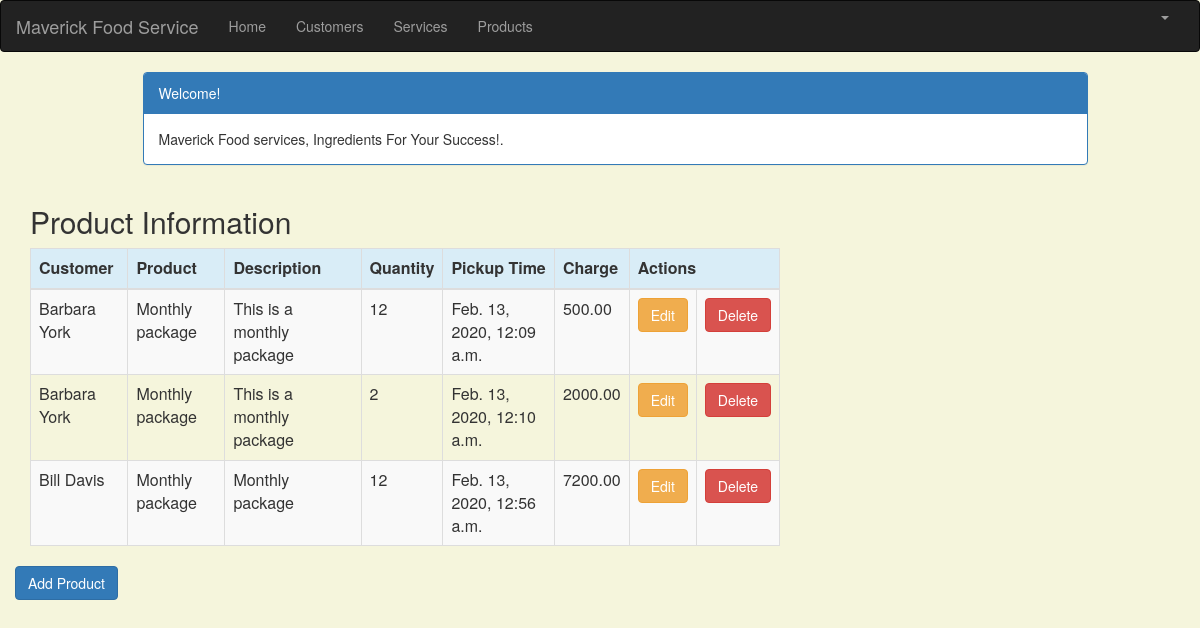
Before: /product_list (signed in) with the older database file.
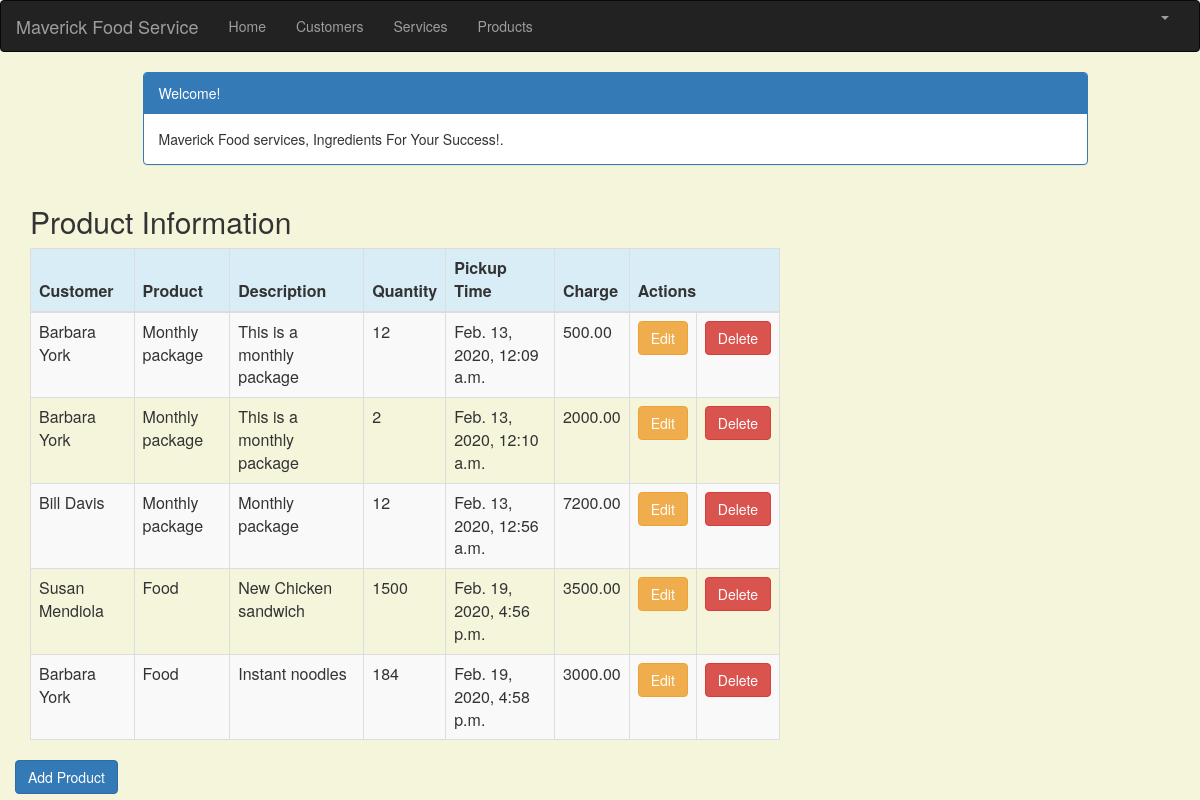
After: the same page with the newer database file.
### crm/models.py (models this page shows, shortened)
class Product(models.Model):
    cust_name = models.ForeignKey(Customer, on_delete=models.CASCADE, related_name='products')
    product = models.CharField(max_length=100)
    p_description = models.TextField()
    quantity = models.IntegerField()
    pickup_time = models.DateTimeField(
        default=timezone.now)
    charge = models.DecimalField(max_digits=10, decimal_places=2)
    created_date = models.DateTimeField(
        default=timezone.now)
    updated_date = models.DateTimeField(auto_now_add=True)

class Customer(models.Model):
    cust_name = models.CharField(max_length=50)
    organization = models.CharField(max_length=100, blank=True)
    role = models.CharField(max_length=100)
    email = models.EmailField(max_length=100)
    bldgroom = models.CharField(max_length=100)
    address = models.CharField(max_length=200)
    account_number = models.IntegerField(blank=False, null=False)
    city = models.CharField(max_length=50)
    state = models.CharField(max_length=50)
    zipcode = models.CharField(max_length=10)
    phone_number = models.CharField(max_length=50)
    created_date = models.DateTimeField(
        default=timezone.now)
    updated_date = models.DateTimeField(auto_now_add=True)
    def __str__(self):
        return str(self.cust_name)

### crm/views.py (the view)
# urls.py: path('product_list', views.product_list, name='product_list'),
@login_required
def product_list(request):
   products = Product.objects.filter(created_date__lte=timezone.now())
   return render(request, 'crm/product_list.html', {'products': products})

### crm/templates/crm/product_list.html (shortened to what this page needs)
{% extends 'crm/base.html' %}
{% block content %}
    <html>
    <head>
        <link rel="stylesheet" href="https://maxcdn.bootstrapcdn.com/bootstrap/3.3.4/css/bootstrap.min.css">
    </head>
    <body>
    <div class="container">
        <div class="row">
            <div class="col-md-10 col-md-offset-1">
                <div class="panel panel-primary">
                    <div class="panel-heading">Welcome!</div>
                    <div class="panel-body">
                        Maverick Food services, Ingredients For Your Success!.
                    </div>
                </div>
            </div>
        </div>
    </div>
    <div class="row">
        <h2 style="padding-left: 15Px">Product Information</h2>
    </div>
    <div>
        <table class="table table-striped table-bordered table-hover">
            <thead>
            <tr class="bg-info">
                <th>Customer</th>
                <th>Product</th>
                <th>Description</th>
                <th>Quantity</th>
                <th>Pickup Time</th>
                <th>Charge</th>
                <th colspan="3">Actions</th>
            </tr>
            </thead>
            <tbody>
            {% for product in products %}
                <tr>
                    <td>{{ product.cust_name }}</td>
                    <td>{{ product.product }}</td>
                    <td>{{ product.p_description }}</td>
                    <td>{{ product.quantity }}</td>
                    <td>{{ product.pickup_time }}</td>
                    <td>{{ product.charge }}</td>
                    <td><a href="{%url 'crm:product_edit' pk=product.pk %}"
                           class="btn btn-warning">Edit</a></td>
                    <td><a href="{%url 'crm:product_delete' pk=product.pk%}"
                             onclick="return confirm('Are you sure you want to delete?')"
                           class="btn btn-danger">Delete</a>
                    </td>
                </tr>
            {% endfor %}
            </tbody>
        </table>
     <div class="row">
            <a href="{%url 'crm:product_new'%}" class = "row"><span
                    class="btn btn-primary">Add Product</span></a>
        </div>
    </div>
    </body>
    </html>
{% endblock %}

Changed rows visible on the page:
added Product: cust_name "Susan Mendiola", product "Food", p_description "New Chicken sandwich", quantity "1500", pickup_time "Feb. 19, 2020, 4:56 p.m.", charge "3500.00"
added Product: cust_name "Barbara York", product "Food", p_description "Instant noodles", quantity "184", pickup_time "Feb. 19, 2020, 4:58 p.m.", charge "3000.00"
